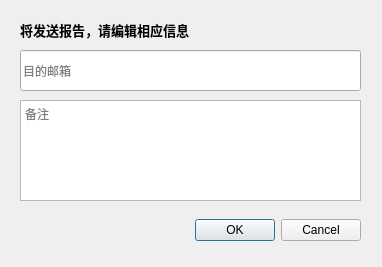
<?xml version="1.0" encoding="UTF-8"?>
<ui version="4.0">
 <class>Dialog</class>
 <widget class="QDialog" name="Dialog">
  <property name="geometry">
   <rect>
    <x>0</x>
    <y>0</y>
    <width>382</width>
    <height>267</height>
   </rect>
  </property>
  <property name="minimumSize">
   <size>
    <width>382</width>
    <height>267</height>
   </size>
  </property>
  <property name="maximumSize">
   <size>
    <width>382</width>
    <height>267</height>
   </size>
  </property>
  <widget class="QDialogButtonBox" name="buttonBox">
   <property name="geometry">
    <rect>
     <x>180</x>
     <y>210</y>
     <width>181</width>
     <height>41</height>
    </rect>
   </property>
   <property name="orientation">
    <enum>Qt::Horizontal</enum>
   </property>
   <property name="standardButtons">
    <set>QDialogButtonBox::Cancel|QDialogButtonBox::Ok</set>
   </property>
  </widget>
  <widget class="QLineEdit" name="lineEdit">
   <property name="geometry">
    <rect>
     <x>20</x>
     <y>50</y>
     <width>341</width>
     <height>41</height>
    </rect>
   </property>
   <property name="placeholderText">
    <string>目的邮箱</string>
   </property>
  </widget>
  <widget class="QLabel" name="label">
   <property name="geometry">
    <rect>
     <x>20</x>
     <y>20</y>
     <width>251</width>
     <height>21</height>
    </rect>
   </property>
   <property name="text">
    <string>&lt;html&gt;&lt;head/&gt;&lt;body&gt;&lt;p&gt;&lt;span style=&quot; font-size:10pt; font-weight:600;&quot;&gt;将发送报告，请编辑相应信息&lt;/span&gt;&lt;/p&gt;&lt;/body&gt;&lt;/html&gt;</string>
   </property>
  </widget>
  <widget class="QTextEdit" name="textEdit">
   <property name="geometry">
    <rect>
     <x>20</x>
     <y>100</y>
     <width>341</width>
     <height>101</height>
    </rect>
   </property>
   <property name="placeholderText">
    <string>备注</string>
   </property>
  </widget>
 </widget>
 <resources/>
 <connections>
  <connection>
   <sender>buttonBox</sender>
   <signal>accepted()</signal>
   <receiver>Dialog</receiver>
   <slot>accept()</slot>
   <hints>
    <hint type="sourcelabel">
     <x>248</x>
     <y>254</y>
    </hint>
    <hint type="destinationlabel">
     <x>157</x>
     <y>274</y>
    </hint>
   </hints>
  </connection>
  <connection>
   <sender>buttonBox</sender>
   <signal>rejected()</signal>
   <receiver>Dialog</receiver>
   <slot>reject()</slot>
   <hints>
    <hint type="sourcelabel">
     <x>316</x>
     <y>260</y>
    </hint>
    <hint type="destinationlabel">
     <x>286</x>
     <y>274</y>
    </hint>
   </hints>
  </connection>
 </connections>
</ui>
